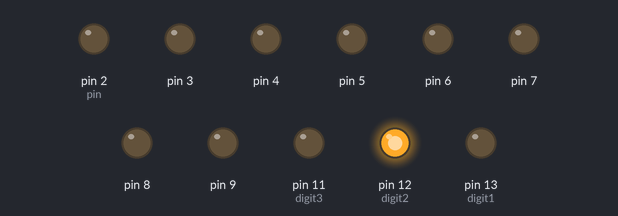
A sketch run on a simulated Arduino Uno, built with avr-gcc and run on an emulated ATmega328P. Shown: output pins drawn as LEDs (lit = HIGH).

Above: at 0.5 s.
At 2.5 s:
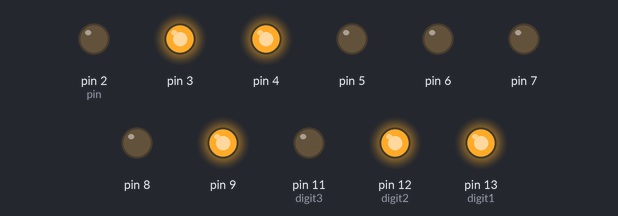
At 4.5 s:
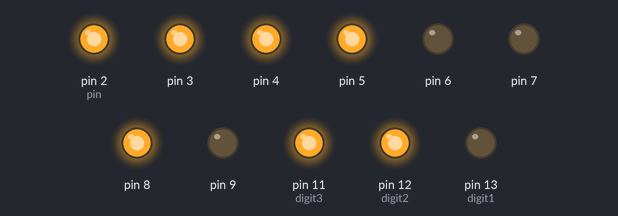
At 8.5 s:
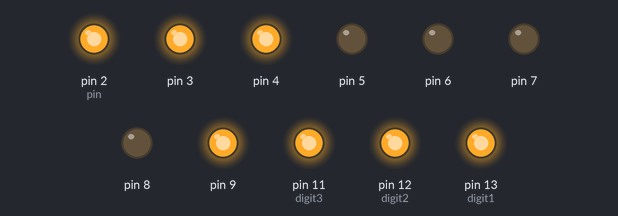
At 12.5 s:
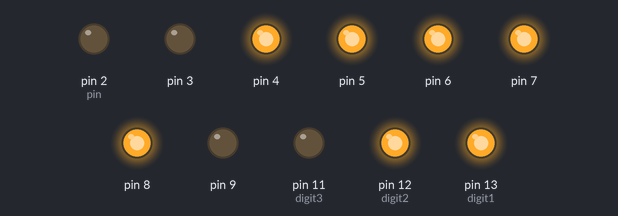
At 17.5 s:
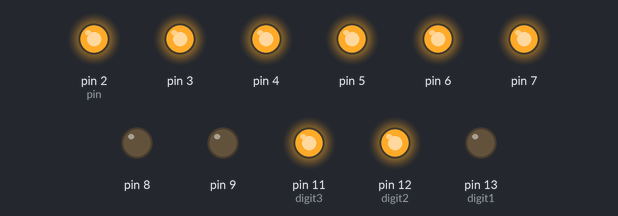
Timing chart, 0 to 18.4 s (numbered marks = the images above):
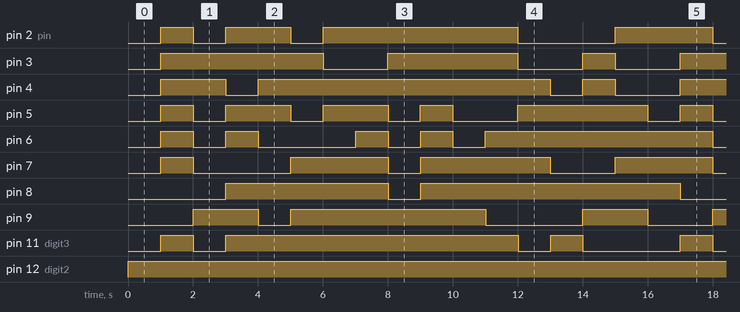

The sketch:

Lab_3_7-Segment.ino
```cpp
int led_array[16][7] = {
  { 1, 1, 1, 1, 1, 1, 0 }, // = 0
  { 0, 1, 1, 0, 0, 0, 0 }, // = 1
  { 1, 1, 0, 1, 1, 0, 1 }, // = 2
  { 1, 1, 1, 1, 0, 0, 1 }, // = 3
  { 0, 1, 1, 0, 0, 1, 1 }, // = 4
  { 1, 0, 1, 1, 0, 1, 1 }, // = 5
  { 1, 0, 1, 1, 1, 1, 1 }, // = 6
  { 1, 1, 1, 0, 0, 0, 0 }, // = 7
  { 1, 1, 1, 1, 1, 1, 1 }, // = 8
  { 1, 1, 1, 0, 0, 1, 1 }, // = 9
  { 1, 1, 1, 0, 1, 1, 1 }, // = A
  { 0, 0, 1, 1, 1, 1, 1 }, // = b
  { 0, 0, 0, 1, 1, 0, 1 }, // = c
  { 0, 1, 1, 1, 1, 0, 1 }, // = d
  { 1, 0, 0, 1, 1, 1, 1 }, // = E
  { 1, 0, 0, 0, 1, 1, 1 } // = F
};
int digit1 = 13;
int digit2 = 12;
int digit3 = 11;
void setup() {
  pinMode(2, OUTPUT);
  pinMode(3, OUTPUT);
  pinMode(4, OUTPUT);
  pinMode(5, OUTPUT);
  pinMode(6, OUTPUT);
  pinMode(7, OUTPUT);
  pinMode(8, OUTPUT);
  pinMode(9, OUTPUT);
  pinMode(digit1, OUTPUT);
  pinMode(digit2, OUTPUT);
  pinMode(digit3, OUTPUT);

}

void loop() {
  for (int counter = 0; counter < 16; ++counter)
  {
    digitalWrite(digit2, 1);
    delay(1000);
    led_Write(counter);
    for (int i = counter; i > 16; i = i + 1) {
      digitalWrite(digit1, 1);
      led_Write(i);
    }
  }
}
void led_Write(int number) {
  int pin = 2;
  for (int j = 0; j < 16; j++) {
    digitalWrite(pin, led_array[number][j]);
    pin++;
  }
}
```

Measured:
- by itself, pin 2 (pin): repeats every 16.0 s: LOW 1.0 s, HIGH 2.0 s, LOW 1.0 s, HIGH 6.0 s, LOW 3.0 s, HIGH 3.0 s
- by itself, pin 3: repeats every 16.0 s: LOW 2.0 s, HIGH 4.0 s, LOW 2.0 s, HIGH 1.0 s, LOW 2.0 s, HIGH 5.0 s
- by itself, pin 4: repeats every 16.0 s: LOW 1.0 s, HIGH 9.0 s, LOW 1.0 s, HIGH 1.0 s, LOW 2.0 s, HIGH 2.0 s
- by itself, pin 5: repeats every 16.0 s: 2 × (LOW 1.0 s, HIGH 2.0 s), LOW 1.0 s, HIGH 1.0 s, LOW 2.0 s, HIGH 4.0 s, LOW 1.0 s, HIGH 1.0 s
- by itself, pin 6: repeats every 16.0 s: LOW 1.0 s, HIGH 1.0 s, LOW 3.0 s, 2 × (HIGH 1.0 s, LOW 1.0 s), HIGH 7.0 s
- by itself, pin 7: repeats every 16.0 s: LOW 3.0 s, HIGH 3.0 s, LOW 1.0 s, HIGH 4.0 s, LOW 2.0 s, HIGH 3.0 s
- by itself, pin 8: LOW → HIGH at 3.0 s, → LOW 5.0 s later, → HIGH 1.0 s later, → LOW 8.0 s later, … (9 changes in this stretch)
- by itself, pin 9: repeats every 16.0 s: LOW 1.0 s, HIGH 6.0 s, LOW 3.0 s, HIGH 2.0 s, LOW 2.0 s, HIGH 2.0 s
